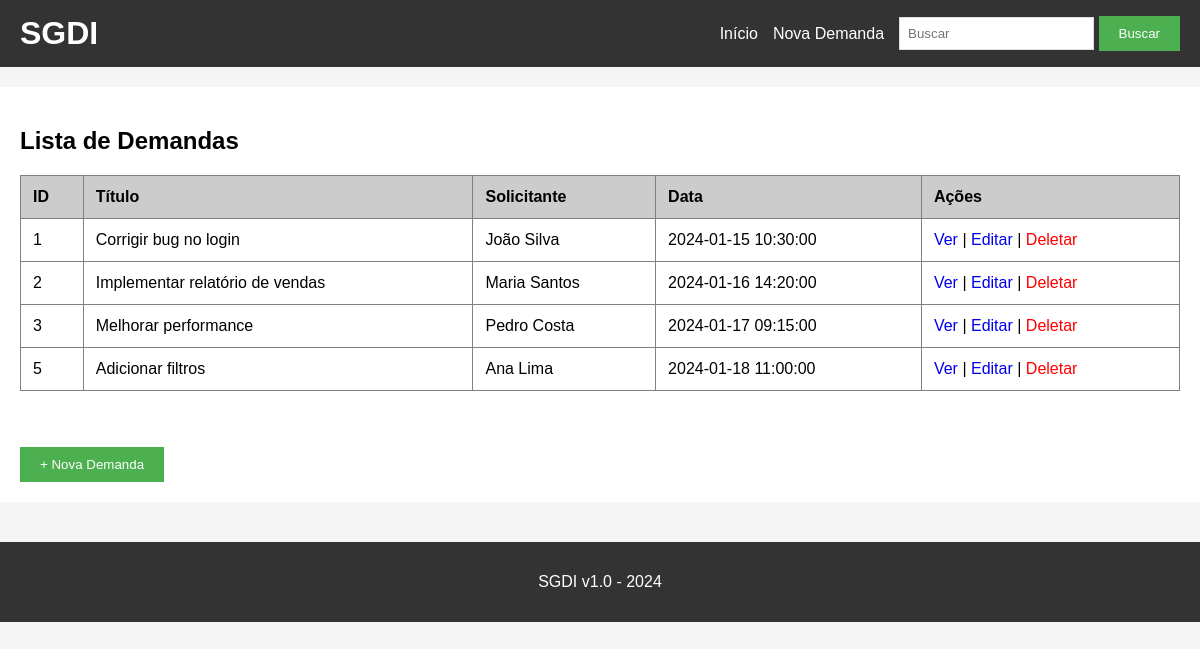
Before: / with the older database file.
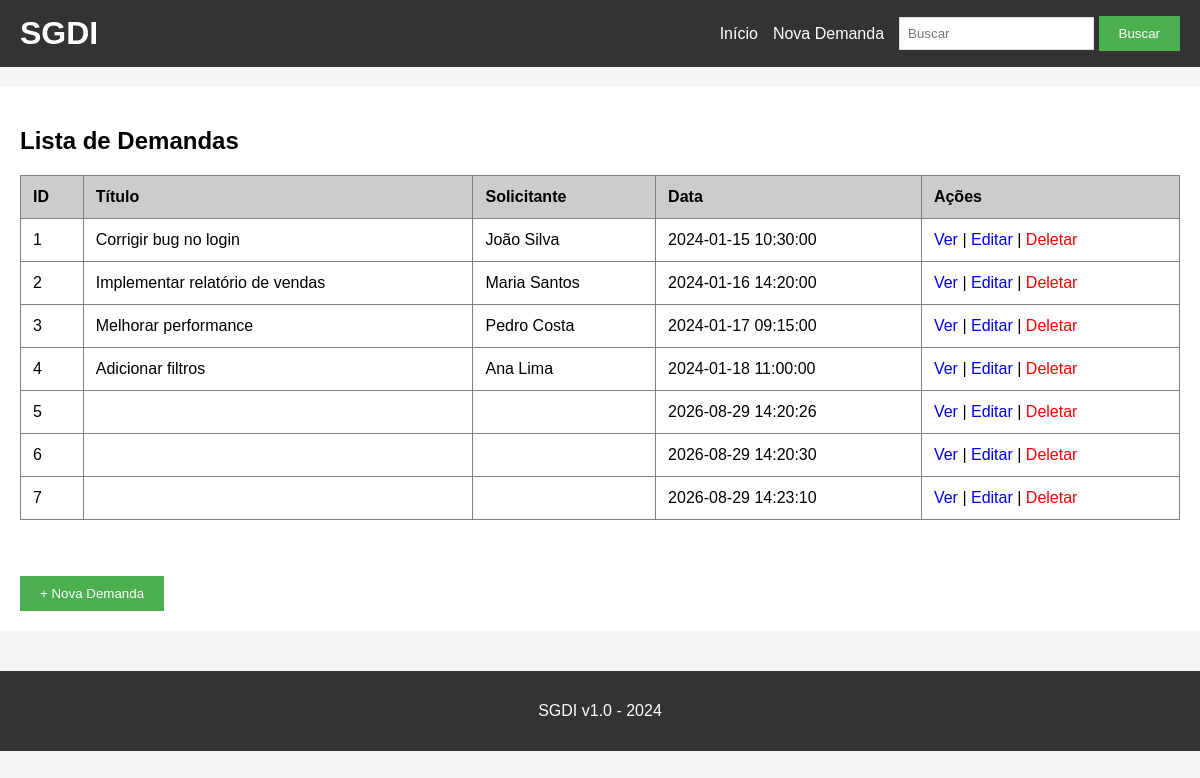
After: the same page with the newer database file.
### tables this page shows
CREATE TABLE demandas (
    id INTEGER PRIMARY KEY AUTOINCREMENT,
    titulo TEXT NOT NULL,
    descricao TEXT,
    solicitante TEXT,
    data_criacao TEXT
);

### app.py (the view)
@app.route('/')
def index():
    conn = get_db()
    cursor = conn.cursor()
    demandas = cursor.execute('SELECT * FROM demandas').fetchall()
    conn.close()
    return render_template('index.html', demandas=demandas)

### app.py (called while the page is built)
def get_db():
    conn = sqlite3.connect('demandas.db')
    conn.row_factory = sqlite3.Row
    return conn

### templates/index.html
{% extends "base.html" %}
{% block content %}
<h2>Lista de Demandas</h2>
<table border="1" cellpadding="10" cellspacing="0" width="100%">
    <thead>
        <tr bgcolor="#cccccc">
            <th>ID</th>
            <th>Título</th>
            <th>Solicitante</th>
            <th>Data</th>
            <th>Ações</th>
        </tr>
    </thead>
    <tbody>
        {% for demanda in demandas %}
        <tr>
            <td>{{ demanda[0] }}</td>
            <td>{{ demanda[1] }}</td>
            <td>{{ demanda[3] }}</td>
            <td>{{ demanda[4] }}</td>
            <td>
                <a href="/detalhes/{{ demanda[0] }}">Ver</a>
                |
                <a href="/editar/{{ demanda[0] }}">Editar</a>
                |
                <a href="/deletar/{{ demanda[0] }}" style="color:red;">Deletar</a>
            </td>
        </tr>
        {% endfor %}
    </tbody>
</table>
<br><br>
<a href="/nova_demanda"><button>+ Nova Demanda</button></a>
{% endblock %}

### templates/base.html (shortened to what this page needs)
<!DOCTYPE html>
<html>
<head>
    <link rel="stylesheet" href="{{ url_for('static', filename='style.css') }}">
</head>
<body>
    <div class="header">
        <h1>SGDI</h1>
        <div class="menu">
            <a href="/">Início</a>
            <a href="/nova_demanda">Nova Demanda</a>
            <form action="/buscar" method="GET" style="display:inline;">
                <input type="text" name="q" placeholder="Buscar">
                <button type="submit">Buscar</button>
            </form>
        </div>
    </div>
    <div class="container">
        {% block content %}{% endblock %}
    </div>
    <div class="footer">
        <p>SGDI v1.0 - 2024</p>
    </div>
</body>
</html>

### static/style.css (style rules this page uses)
* { box-sizing: border-box; }
body { font-family: Arial, sans-serif; background-color: #f5f5f5; padding: 0; margin: 0; }
.header { background-color: #333; color: white; padding: 15px 20px; display: flex; flex-wrap: wrap; justify-content: space-between; align-items: center; gap: 15px; }
.header h1 { margin: 0; }
.menu { display: flex; flex-wrap: wrap; align-items: center; gap: 15px; }
.menu a { color: white; text-decoration: none; }
.container { max-width: 1200px; margin: 20px auto; background: white; padding: 20px; }
.footer { background-color: #333; color: white; text-align: center; padding: 15px; width: 100%; margin-top: 40px; }
button { background-color: #4CAF50; color: white; padding: 10px 20px; border: none; cursor: pointer; }
table { border-collapse: collapse; width: 100%; margin-bottom: 20px; }
th, td { padding: 12px; text-align: left; }
table a { text-decoration: none; }
input[type="text"], textarea { padding: 8px; border: 1px solid #ddd; max-width: 100%; }

### templates/base.html (style rules this page uses)
body { margin: 0; }

Changed rows visible on the page:
changed demandas "Adicionar filtros": id "5" → "4"
added demandas: id "5", data_criacao "2026-08-29 14:20:26"
added demandas: id "6", data_criacao "2026-08-29 14:20:30"
added demandas: id "7", data_criacao "2026-08-29 14:23:10"
